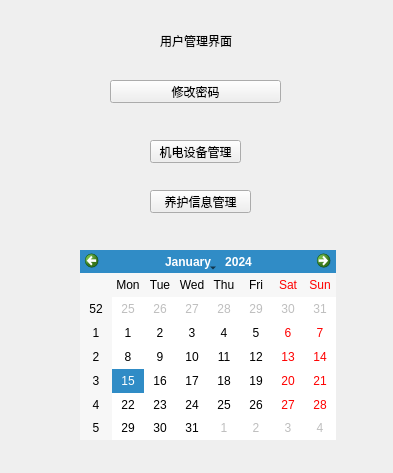
<?xml version="1.0" encoding="UTF-8"?>
<ui version="4.0">
 <class>UserWidget</class>
 <widget class="QWidget" name="UserWidget">
  <property name="geometry">
   <rect>
    <x>0</x>
    <y>0</y>
    <width>393</width>
    <height>473</height>
   </rect>
  </property>
  <property name="windowTitle">
   <string>Form</string>
  </property>
  <widget class="QPushButton" name="equipmentButton">
   <property name="geometry">
    <rect>
     <x>150</x>
     <y>140</y>
     <width>91</width>
     <height>23</height>
    </rect>
   </property>
   <property name="text">
    <string>机电设备管理</string>
   </property>
  </widget>
  <widget class="QPushButton" name="maintainButton">
   <property name="geometry">
    <rect>
     <x>150</x>
     <y>190</y>
     <width>101</width>
     <height>23</height>
    </rect>
   </property>
   <property name="text">
    <string>养护信息管理</string>
   </property>
  </widget>
  <widget class="QPushButton" name="modifyButton">
   <property name="geometry">
    <rect>
     <x>110</x>
     <y>80</y>
     <width>171</width>
     <height>23</height>
    </rect>
   </property>
   <property name="text">
    <string>修改密码</string>
   </property>
  </widget>
  <widget class="QCalendarWidget" name="calendarWidget">
   <property name="geometry">
    <rect>
     <x>80</x>
     <y>250</y>
     <width>256</width>
     <height>190</height>
    </rect>
   </property>
  </widget>
  <widget class="QLabel" name="label">
   <property name="geometry">
    <rect>
     <x>160</x>
     <y>30</y>
     <width>121</width>
     <height>21</height>
    </rect>
   </property>
   <property name="text">
    <string>用户管理界面</string>
   </property>
  </widget>
 </widget>
 <resources/>
 <connections/>
</ui>
